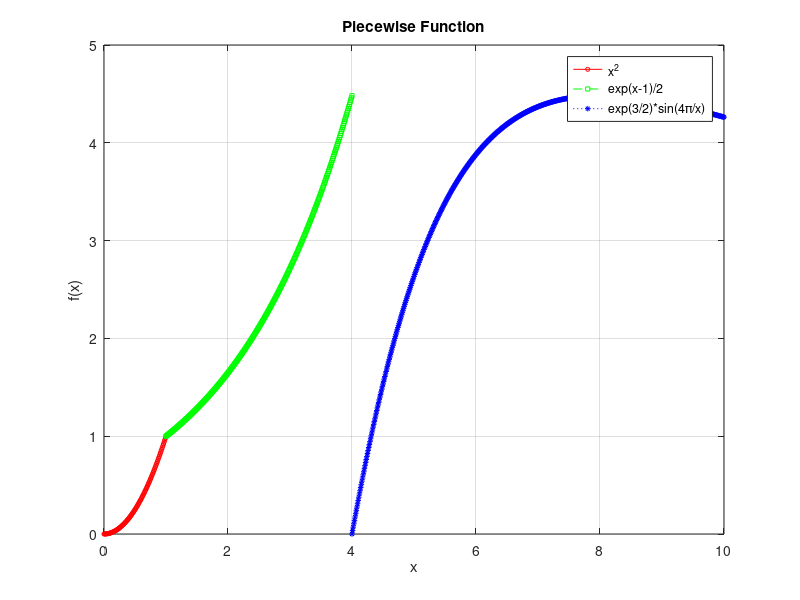

Write MATLAB code to recreate this figure.
% Plot the piecewise function 𝑓(𝑥) = {𝑥^2:0 ≤ 𝑥 ≤ 1 ;𝑒^(x−1)/2: 1 ≤ 𝑥
% ≤ 4;e^3/2 * si𝑛 (4𝜋/𝑥):4 ≤ 𝑥 ≤ 10}

x1 = 0:0.01:1;
f1 = x1.^2;

x2 = 1:0.01:4;
f2 = exp((x2-1)/2);

x3 = 4:0.01:10;
f3 = exp(1.5)*sin(4*pi./x3);

plot(x1,f1,'r-o','MarkerSize',3); hold on;
plot(x2,f2,'g--s','MarkerSize',3);
plot(x3,f3,'b:*','MarkerSize',4);

title('Piecewise Function');
xlabel('x'); ylabel('f(x)');
legend('x^2','exp(x-1)/2','exp(3/2)*sin(4π/x)');
grid on;
